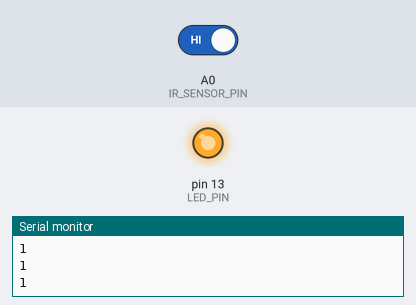
A sketch run on a simulated Arduino Uno, built with avr-gcc and run on an emulated ATmega328P. Shown: output pins drawn as LEDs (lit = HIGH), the last lines printed to the serial monitor. The test bench sets the inputs (shaded band); at power-on: A0 (IR_SENSOR_PIN) HIGH.

Above: at 1.2 s.
1.3 s: A0 (IR_SENSOR_PIN) driven LOW
At 2.2 s:
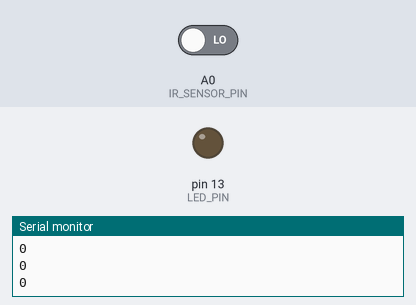
2.8 s: A0 (IR_SENSOR_PIN) driven HIGH
At 3.4 s:
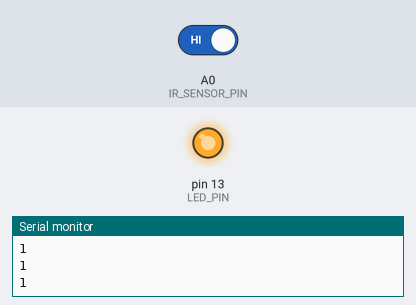
Timing chart, 0 to 5.8 s (numbered marks = the images above; inputs shaded):
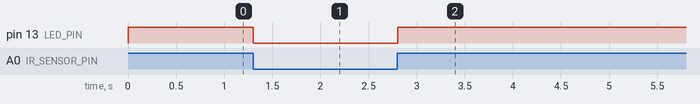

Measured:
- after the input at 1.3 s, pin 13 (LED_PIN): HIGH → LOW at once
- after the input at 2.8 s, pin 13 (LED_PIN): LOW → HIGH at once

The sketch:

main.ino
```cpp
#define IR_SENSOR_PIN A0
#define LED_PIN 13

void setup() {

    pinMode(LED_PIN, OUTPUT);
    digitalWrite(LED_PIN, LOW);

    // set pullup on analog pin 0
    // Because the signal pin is wired to ground, we need to enable the pullup resistor to form a voltage divider.
    pinMode(IR_SENSOR_PIN, INPUT_PULLUP);

    // start serial connection
    Serial.begin(57600); // must match ino.ini
}

void loop() {

    digitalWrite(LED_PIN, digitalRead(IR_SENSOR_PIN));
    Serial.println(digitalRead(IR_SENSOR_PIN));
    delay(100);

}
```
